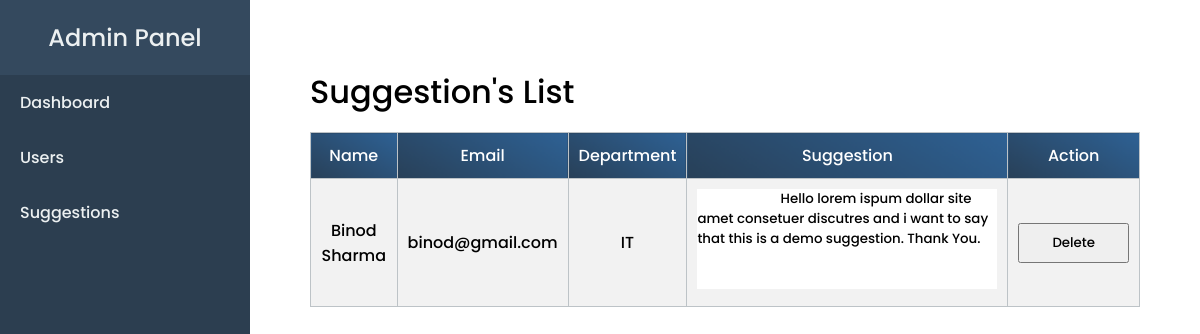
The page /Admin/Suggestion.php (signed in) on the database its author committed.
### tables this page shows
CREATE TABLE `suggestion` (
  `id` int(11) NOT NULL,
  `name` text NOT NULL,
  `department` text NOT NULL,
  `email` text NOT NULL,
  `suggestion` text NOT NULL,
  `responded` int(1) NOT NULL DEFAULT 0
);

### Admin/Suggestion.php (the view, shortened to what this page needs)
<!DOCTYPE html>
<html lang="en">
<head>
    <link rel="stylesheet" href="../Style.css">
    <link rel="stylesheet" href="index.css">
</head>
<body>
    <?php
    include('./Navbar.php');
    include('../connection.php');
$suggestion_query = $conn->prepare("SELECT id, name, email, department, suggestion FROM suggestion");
$suggestion_query->execute();
$suggestion_data = $suggestion_query->get_result();
    ?>
<div class="main-content" id="suggestion">
        <div class="mt-5" >
            <h2 style='margin-bottom:1rem !important;font-size:2rem;'>Suggestion's List</h2>
            <table>
                <tr>
                    <th>Name</th>
                    <th>Email</th>
                    <th>Department</th>
                    <th>Suggestion</th>
                    <th>Action</th>
                </tr>
                <?php while ($row = $suggestion_data->fetch_assoc()) { ?>
                <tr>
                    <td><?php echo htmlspecialchars($row['name']); ?></td>
                    <td><?php echo htmlspecialchars($row['email']); ?></td>
                    <td><?php echo htmlspecialchars($row['department']); ?></td>
                    <td style='width:300px'>
                        <textarea name="" id="" rows='5' style='resize:none;width:100%;border:none;outline:none ' readonly>
                        <?php echo htmlspecialchars($row['suggestion']); ?>
                        </textarea>
                    </td>
                    <td>
                        <form method="post" action="Action.php">
                            <button type="submit" name='deleteSuggestion' class="button"  style='padding:8px 32px'>Delete</button>
                        </form>
                    </td>
                </tr>
                <?php } ?>
            </table>
        </div>
    </div>
</body>
</html>

### Style.css (style rules this page uses)
* { font-family: poppins; font-weight: 500; font-style: normal; margin: 0; padding: 0; }
html { scroll-behavior: smooth; }
body { height: 100vh; width: 100vw; box-sizing: border-box; background-position: center; background-size: cover; background-repeat: no-repeat; }

### Admin/index.css (style rules this page uses)
body { font-family: Arial, sans-serif; margin: 0; display: flex; height: 100vh; width: 100vw; overflow: hidden; }
.main-content { flex: 1; padding: 20px 60px; height: 100vh; width: 100%; overflow-y: auto; }
.mt-5 { margin-top: 3rem; }
table { width: 100%; border-collapse: collapse; }
th, td { padding: 10px; border: 1px solid #bdc3c7; }
th { background: linear-gradient(30deg, #284058, #2e6194); color: #fff; }
td { text-align: center; }
tr:nth-child(even) { background-color: #f2f2f2; }

### rows shown on the page
suggestion: name "Binod Sharma", email "binod@gmail.com", department "IT", suggestion "Hello lorem ispum dollar site amet consetuer discutres and i want to say that this is a demo suggestion. Thank You."
